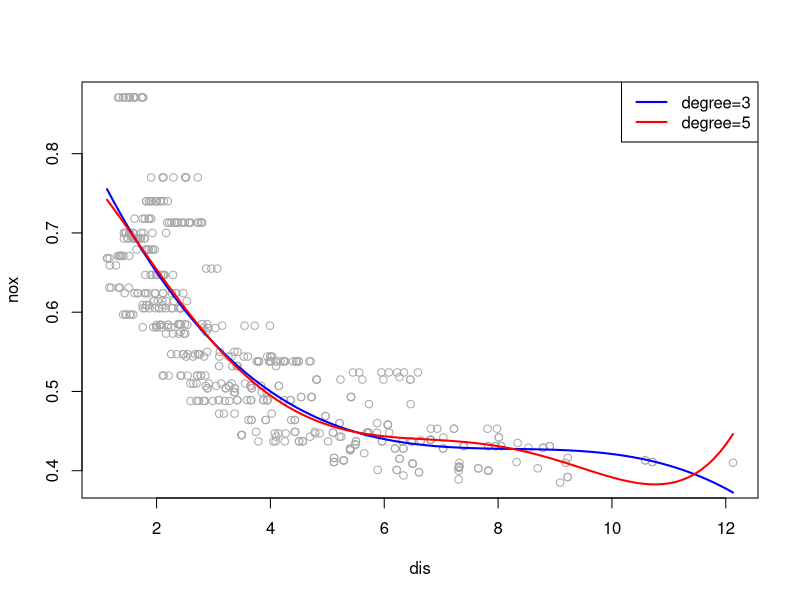
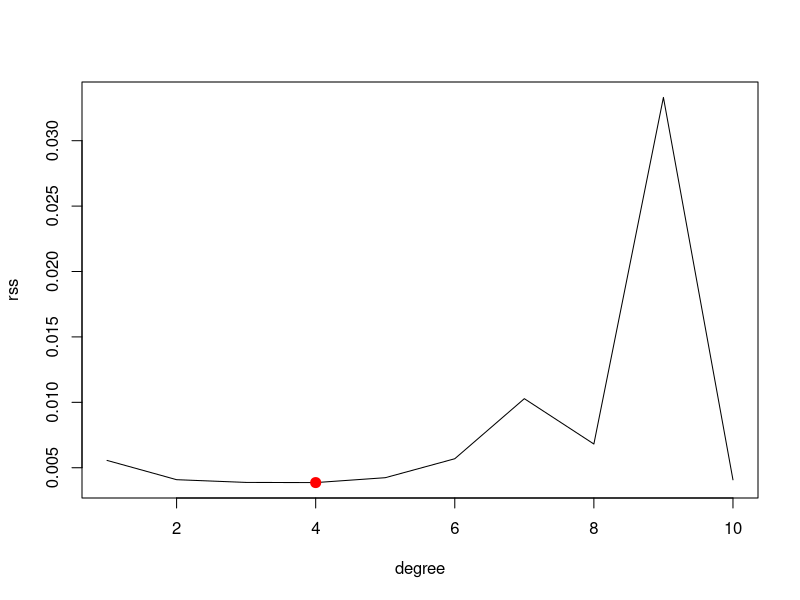
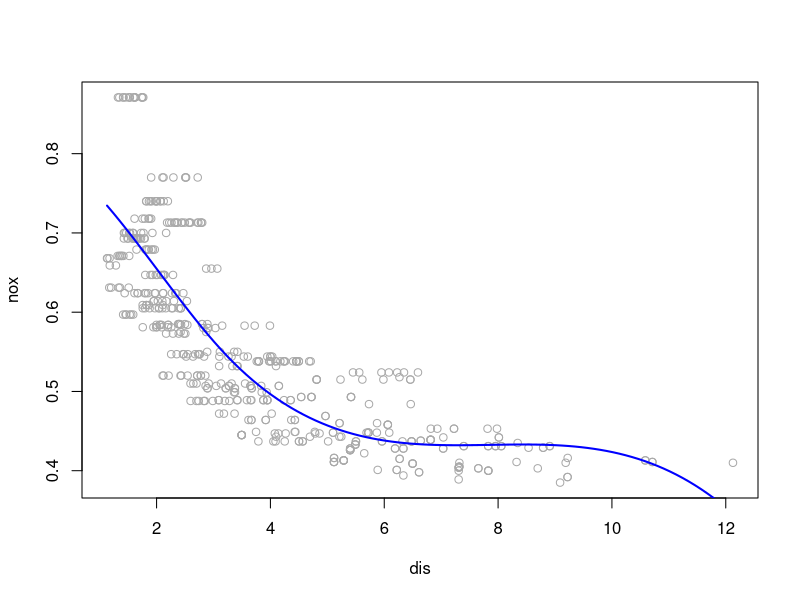
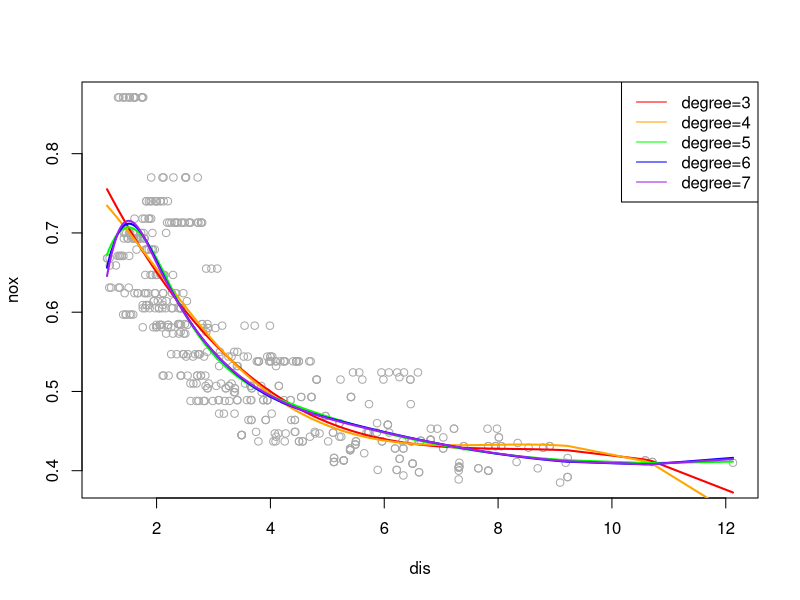
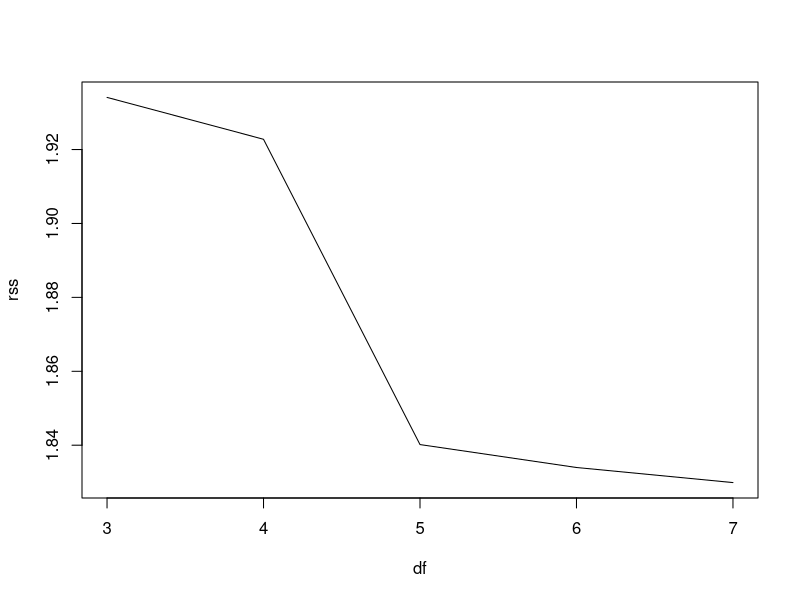

These charts were generated, in order, by the following R code:
library(gam)
library(boot)
library(MASS)
attach(Boston)
set.seed(1)

# --------------- (a) ---------------
dis.range = seq(min(dis), max(dis), length.out=100)
fit.poly = lm(nox~poly(dis, 3))
pred.poly = predict(fit.poly, newdata=list(dis=dis.range), type='response')

summary(fit.poly)
# All factors are statistically significant

plot(dis, nox, col='darkgrey', xlab='dis', ylab='nox')
lines(dis.range, pred.poly, col='blue', lwd=2)


# --------------- (b) ---------------
fit.poly.alt = lm(nox~poly(dis, 5))
pred.poly.alt = predict(fit.poly.alt, newdata=list(dis=dis.range), type='response')

summary(fit.poly.alt)
# beta for degree = 4 is not statistically significant
# beta for degree = 5 is significant at 99% level

lines(dis.range, pred.poly.alt, col='red', lwd=2)
legend('topright', legend=c('degree=3', 'degree=5'), col=c('blue', 'red'), lwd=2)


# --------------- (c) ---------------
d.max = 10
cv.rss = rep(0, d.max)
for(d in 1:d.max){
    fit = glm(nox~poly(dis, d))
    cv.rss[d] = cv.glm(Boston, fit, K=10)$delta[1]
}

d.chosen = which.min(cv.rss)
plot(1:d.max, cv.rss, type='l', xlab='degree', ylab='rss')
points(d.chosen, cv.rss[d.chosen], col='red', cex=2, pch=20)

# The best degree is 4


# --------------- (d) ---------------
fit.bs = glm(nox~bs(dis, df=4))
pred.bs = predict(fit.bs, newdata=list(dis=dis.range), type='response')

plot(dis, nox, col='darkgrey', xlab='dis', ylab='nox')
lines(dis.range, pred.bs, col='blue', lwd=2)

# get the knots
attr(fit.bs$terms, 'predvars')

# The knots are automatically selected by the bs() function: 1.1296, 12.1265


# --------------- (e) ---------------
d.min = 3
d.max = 7
od = order(dis)
pred.lst = list()
fit.lst = list()
for(d in d.min:d.max){
    fit = glm(nox~bs(dis, df=d))
    pred.lst[[d]] = fit$fitted.values[od]
    fit.lst[[d]] = fit
}


fit.col = c('red', 'orange', 'green', 'blue', 'purple')
fit.name = paste0('degree=', d.min:d.max)
plot(dis, nox, col='darkgrey', xlab='dis', ylab='nox')
for(d in d.min:d.max){
    lines(sort(dis), pred.lst[[d]], col=fit.col[d+1-d.min], lwd=2)
}
legend('topright', legend=fit.name, col=fit.col, lwd=1)


rss.vec = rep(0, d.max)
for(d in d.min:d.max){
    rss.vec[d] = sum(fit.lst[[d]]$residuals^2)
}

plot(d.min:d.max, rss.vec[-(1:(d.min-1))], type='l', xlab='df', ylab='rss')


# --------------- (f) ---------------
# let's use the anova approach

fit.1 = gam(nox~bs(dis, 3))
fit.2 = gam(nox~bs(dis, 4))
fit.3 = gam(nox~bs(dis, 5))
fit.4 = gam(nox~bs(dis, 6))
fit.5 = gam(nox~bs(dis, 7))
anova(fit.1, fit.2, fit.3, fit.4, fit.5)
